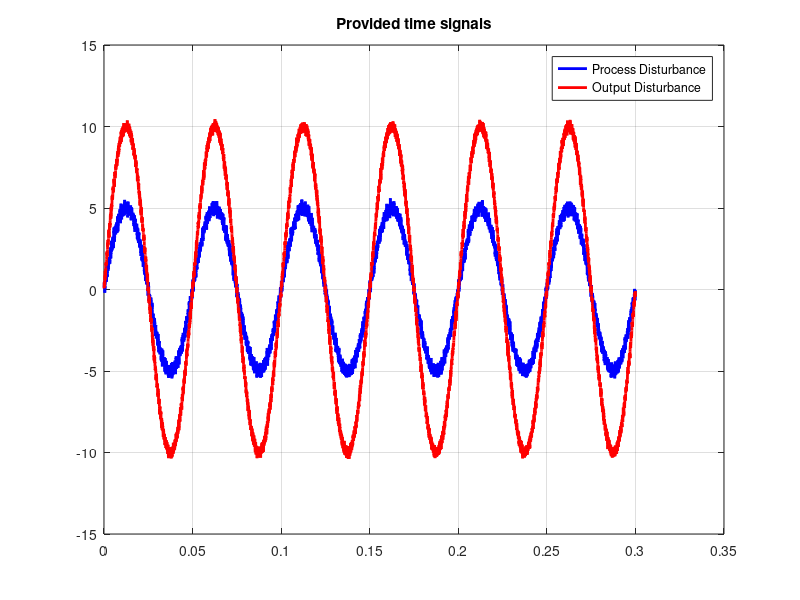
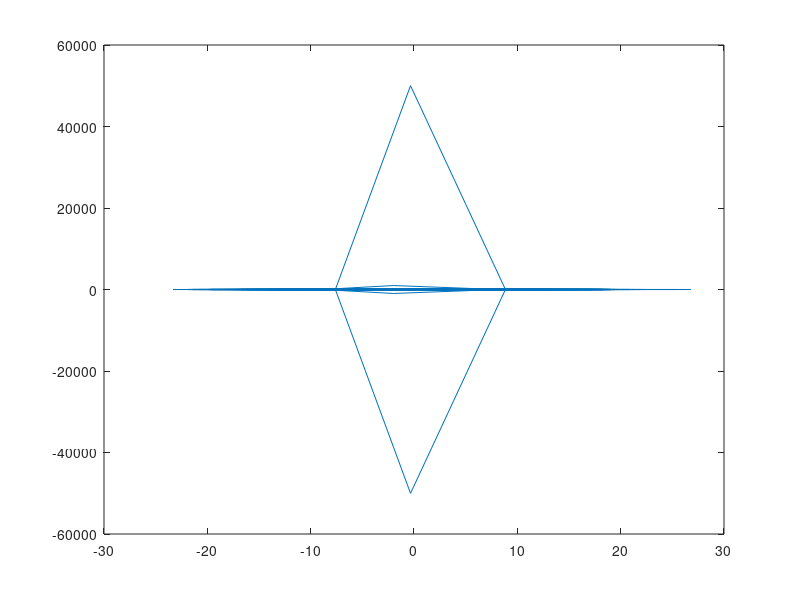

Source code (MATLAB) for these figures, in order:
%% Setup parameters and inputs
load MSD2024_P3_Signals.mat
ts = 30e-6; %Sampling time, s

%% B1
% Create time vector
N = size(d,2);
t = linspace(0,ts*(N-1),N); 

% Plot signals in time domain
figure;
plot(t,n,'b-','LineWidth',2);
hold on
plot(t,d,'r-','LineWidth',2);
title('Provided time signals')
legend('Process Disturbance', 'Output Disturbance')
hold off
grid on

% Plot signals in frequency domain
fft_d = fft(d); %Obtain the magnitudes
figure;
plot(fft_d)
